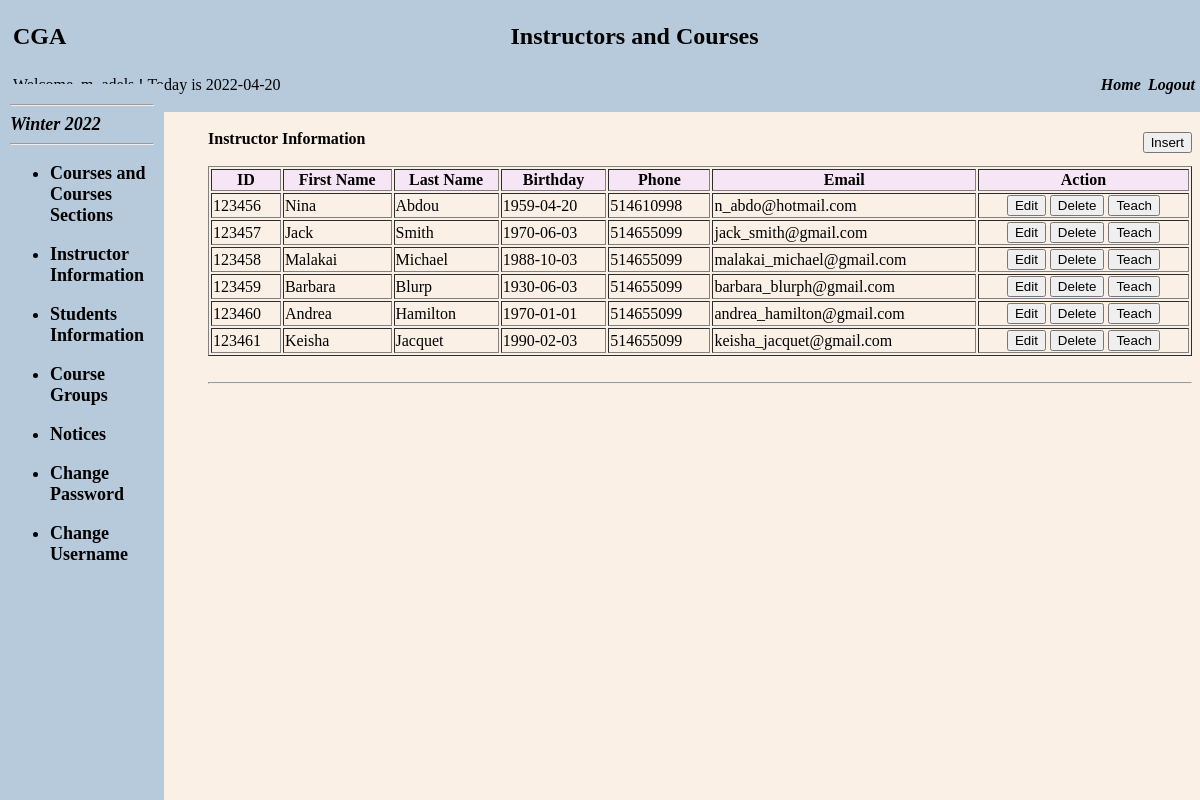
Page /Administrator/adminInstructor.php (signed in) on the committed database.
### tables this page shows
CREATE TABLE `term` (
  `term_id` int NOT NULL AUTO_INCREMENT,
  `termname` varchar(100) DEFAULT NULL,
  `term_season` varchar(10) DEFAULT NULL,
  `term_year` varchar(10) DEFAULT NULL,
  `term_begin_date` varchar(100) DEFAULT NULL,
  `term_end_date` varchar(100) DEFAULT NULL,
  `is_term_now` varchar(10) DEFAULT NULL,
  PRIMARY KEY (`term_id`),
  UNIQUE KEY `term` (`is_term_now`)
);

CREATE TABLE `instructor` (
  `id` int(11) NOT NULL,
  `user_id` int(11) DEFAULT NULL,
  `first_name` varchar(100) DEFAULT NULL,
  `last_name` varchar(100) DEFAULT NULL,
  `birth_date` date DEFAULT NULL,
  `phone` varchar(100) DEFAULT NULL,
  `email` varchar(100) DEFAULT NULL,
  `instructor_course` varchar(100) NOT NULL,
  PRIMARY KEY (`id`),
  KEY `user_id` (`user_id`),
  CONSTRAINT `instructor_ibfk_1` FOREIGN KEY (`user_id`) REFERENCES `users` (`id`)
);

### Administrator/adminInstructor.php (the view, shortened to what this page needs)
<?php
   require_once "../php/config.php";
   $query = "select id, user_id,first_name,last_name,birth_date, phone, email from instructor";
   $result = mysqli_query($conn,$query);
   $qthisterm = "select termname from term where is_term_now = 'YES' ";
   $resthisterm = mysqli_query($conn,$qthisterm);
   while($rowinprocess = mysqli_fetch_assoc($resthisterm))
   {
    $thisTname = $rowinprocess['termname'];
    }
    $Role = 'Instructor';
?>
<!DOCTYPE html>
<html>
<head>
</head>
<body>
  <div class="header" height="20%" scrolling="no">
    <table border="0" width="100%">
      <tbody>
        <tr width="100%">
          <td width="5%" align="left"><h2>CGA</h2></td>
          <td align="center"><font size="5"><b>Instructors and Courses</b></font></td>
        </tr>
      </tbody>
    </table>
    <table border="0" width="100%">
      <tbody>
        <tr width="100%">
          <td align="left"><font class="font-header" size="3">Welcome, <?php echo htmlspecialchars($_SESSION["username"]); ?> ! <?php echo "Today is " . date("Y-m-d") . "<br>"; ?></font></td>
          <td align="right">
            <i>
              <b>
                <a href="adminHome.php">
                  <font class="home_link" color="black">Home</font>
                </a>
              </b>
            </i>
            <i>
              <b>
                <a href="../logout.php">
                  <font color="black">Logout</font>
                </a>
              </b>
            </i>
            <br>
          </td>
        </tr>
      </tbody>
    </table>
  </div>
  <div class="menu" height="100%" width="150px">
    <hr>
    <b >
      <font size="4">
        <i><?php echo $thisTname?></i>
      </font>
    </b>
    <hr>
    <b>
      <font size="4">
        <ul>
          <li>
            <a href="adminCourses.php">
              <b>
                <font color="black">Courses and Courses Sections</font>
              </b>
            </a>
          </li>
        </ul>
      </font>
    </b>
    <b>
      <font size="4">
        <ul>
          <li>
            <a href="adminInstructor.php">
              <b>
                <font color="black">Instructor Information</font>
              </b>
            </a>
          </li>
        </ul>
      </font>
    </b>
    <b>
      <font size="4">
        <ul>
          <li>
            <a href="adminStudents.php">
              <b>
                <font color="black">Students Information</font>
              </b>
            </a>
          </li>
        </ul>
      </font>
    </b>
    <b>
      <font size="4">
        <ul>
          <li>
            <a href="adminGroups.php">
              <b>
                <font color="black">Course Groups</font>
              </b>
            </a>
          </li>
        </ul>
      </font>
    </b>
    <b>
      <font size="4">
        <ul>
          <li>
            <a href="adminNotices.php">
              <b>
                <font color="black">Notices</font>
              </b>
            </a>
          </li>
        </ul>
      </font>
    </b>
    <b>
      <font size="4">
        <ul>
          <li>
            <a href="adminPassword.php">
              <b>
                <font color="black">Change Password</font>
              </b>
            </a>
          </li>
        </ul>
      </font>
    </b>
    <b>
      <font size="4">
        <ul>
          <li>
            <a href="adminUsername.php">
              <b>
                <font color="black">Change Username</font>
              </b>
            </a>
          </li>
        </ul>
      </font>
    </b>
 </div>
 <div class="main_home">
    <b>Instructor Information <a href="editNewInstructor.php"><button class="administrator"  style="position: absolute; right: 0.5%; margin: 2px;" type="reset" value="Insert">Insert</button></a>
    </b>
    <br><br>
    <table border="1" width="100%">
        <tbody>
              <tr bgcolor="F6E5F5">
                  <th>ID</th>
                  <th>First Name</th>
                  <th>Last Name</th>
                  <th>Birthday</th>
                  <th>Phone</th>
                  <th>Email</th>
                  <th>Action</th>
              </tr>
              <?php
                  while($row = mysqli_fetch_assoc($result))
                  {
                  $ID  = $row['id'];
                  $fname = $row['first_name'];
                  $lname = $row['last_name'];
                  $bday = $row['birth_date'];
                  $phone = $row['phone'];
                  $email =  $row['email'];
              ?>
              <tr>
                <td><?php echo $ID ?></td>
                <td><?php echo $fname ?></td>
                <td><?php echo $lname ?></td>
                <td><?php echo $bday ?></td>
                <td><?php echo $phone ?></td>
                <td><?php echo $email ?></td>
                <td colspan="3" align="center"><a href="editInstructor.php?GetId=<?php echo $ID ?>"> <button class="administrator" type="reset" value="Clear">Edit</button> </a>
                <a href="deleteInstructor.php?del=<?php echo $ID ?>"><button class="administrator" type="reset" value="Clear">Delete</button></a>
                 <a href="RoleCourses.php?GetId=<?php echo $ID ?>&Role=<?php echo $Role ?>&fname=<?php echo $fname ?>&lname=<?php echo $lname ?> "><button class="administrator" type="reset" value="Clear">Teach</button></a>
                 </td>
              </tr>
        <?php
        }
        ?>
          </tbody>
    </table>
    <br>
    <hr>
</body>
</html>

### rows in the picture
term: termname "Winter 2022"
instructor: id "123456", first_name "Nina", last_name "Abdou", birth_date "1959-04-20", phone "514610998", email "n_abdo@hotmail.com"
instructor: id "123457", first_name "Jack", last_name "Smith", birth_date "1970-06-03", phone "514655099", email "jack_smith@gmail.com"
instructor: id "123458", first_name "Malakai", last_name "Michael", birth_date "1988-10-03", phone "514655099", email "malakai_michael@gmail.com"
instructor: id "123459", first_name "Barbara", last_name "Blurp", birth_date "1930-06-03", phone "514655099", email "barbara_blurph@gmail.com"
instructor: id "123460", first_name "Andrea", last_name "Hamilton", birth_date "1970-01-01", phone "514655099", email "andrea_hamilton@gmail.com"
instructor: id "123461", first_name "Keisha", last_name "Jacquet", birth_date "1990-02-03", phone "514655099", email "keisha_jacquet@gmail.com"
